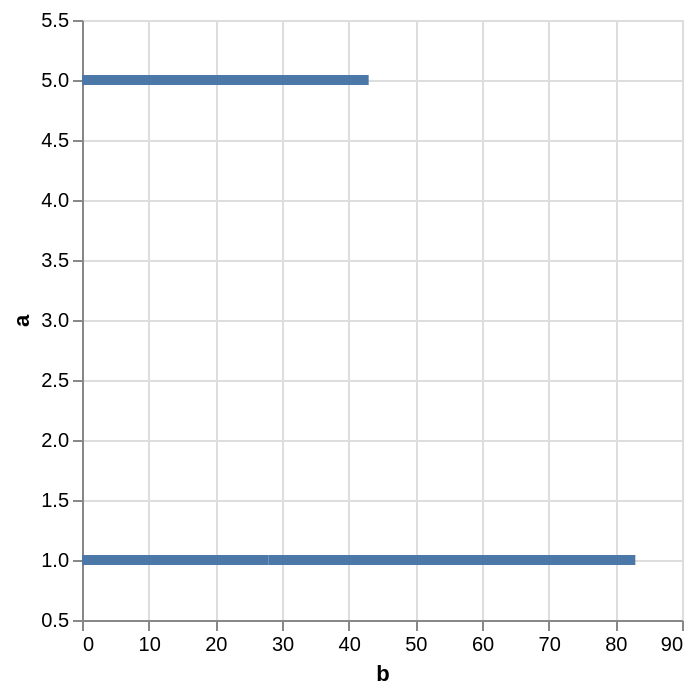

Vega-Lite specification for this chart:
### Vega specification from a JSON file in a GitHub repository (floating-point values rounded to 4 significant figures)
{"$schema": "https://vega.github.io/schema/vega/v6.json", "description": "A simple bar chart with embedded data.", "background": "white", "padding": 5, "width": 300, "height": 300, "style": "cell", "data": [{"name": "source_0", "values": [{"a": 1, "b": 28}, {"a": 1, "b": 55}, {"a": 5, "b": 43}]}, {"name": "data_0", "source": "source_0", "transform": [{"type": "stack", "groupby": ["a"], "field": "b", "sort": {"field": [], "order": []}, "as": ["b_start", "b_end"], "offset": "zero"}, {"type": "filter", "expr": "isValid(datum[\"b\"]) && isFinite(+datum[\"b\"]) && isValid(datum[\"a\"]) && isFinite(+datum[\"a\"])"}]}], "marks": [{"name": "marks", "type": "rect", "style": ["bar"], "from": {"data": "data_0"}, "encode": {"update": {"fill": {"value": "#4c78a8"}, "ariaRoleDescription": {"value": "bar"}, "description": {"signal": "\"b: \" + (format(datum[\"b\"], \"\")) + \"; a: \" + (format(datum[\"a\"], \"\"))"}, "x": {"scale": "x", "field": "b_end"}, "x2": {"scale": "x", "field": "b_start"}, "yc": {"scale": "y", "field": "a"}, "height": {"value": 5}}}}], "scales": [{"name": "x", "type": "linear", "domain": {"data": "data_0", "fields": ["b_start", "b_end"]}, "range": [0, {"signal": "width"}], "nice": true, "zero": true}, {"name": "y", "type": "linear", "domain": {"data": "data_0", "field": "a"}, "range": [{"signal": "height"}, 0], "nice": true, "zero": false, "padding": 5}], "axes": [{"scale": "x", "orient": "bottom", "gridScale": "y", "grid": true, "tickCount": {"signal": "ceil(width/40)"}, "domain": false, "labels": false, "aria": false, "maxExtent": 0, "minExtent": 0, "ticks": false, "zindex": 0}, {"scale": "y", "orient": "left", "gridScale": "x", "grid": true, "tickCount": {"signal": "ceil(height/40)"}, "domain": false, "labels": false, "aria": false, "maxExtent": 0, "minExtent": 0, "ticks": false, "zindex": 0}, {"scale": "x", "orient": "bottom", "grid": false, "title": "b", "labelFlush": true, "labelOverlap": true, "tickCount": {"signal": "ceil(width/40)"}, "zindex": 0}, {"scale": "y", "orient": "left", "grid": false, "title": "a", "labelAngle": 0, "labelAlign": "right", "labelOverlap": true, "tickCount": {"signal": "ceil(height/40)"}, "zindex": 0}]}
